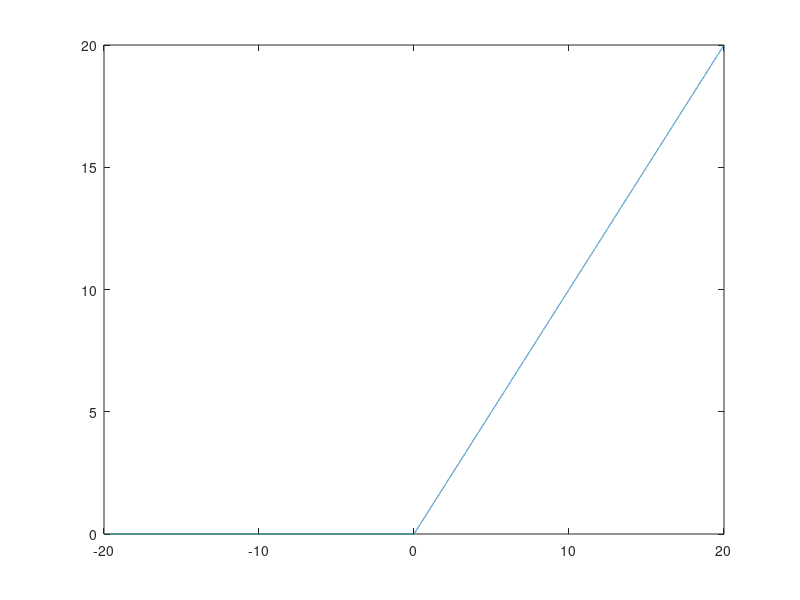

Write MATLAB code to recreate this figure.
clc;
close all;
clear  all;

t=-20:0.001:20;
y=zeros(size(t));

for i=1:1:length(t)
    if t(i)>=0
        y(i)=t(i);
    end
end


subplot(1,1,1);
plot(t, y);

